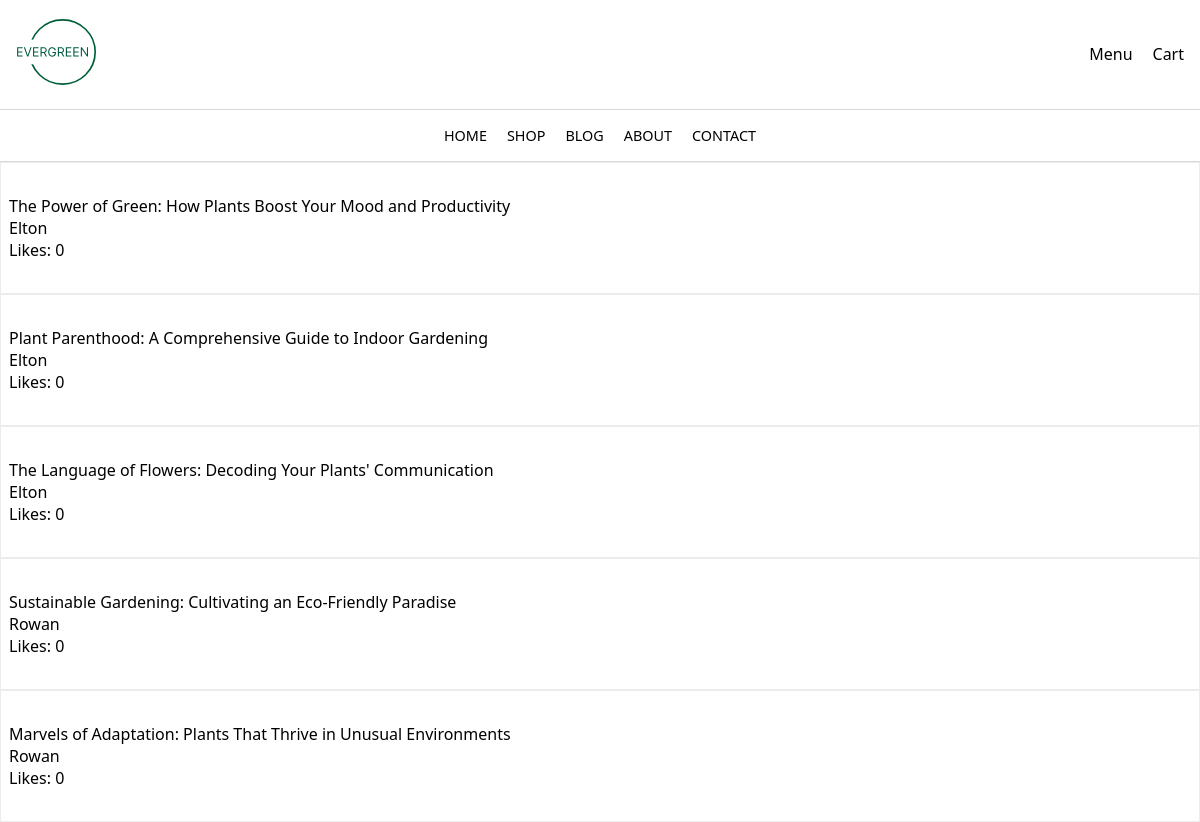
The app's page /Blog/blog.php with its own data.
### tables this page shows
CREATE TABLE `blogs` (
  `blog_id` char(36) NOT NULL,
  `blogCreator_id` char(36) NOT NULL,
  `blogCreator_name` varchar(255) NOT NULL,
  `blog_title` varchar(255) DEFAULT NULL,
  `blog_content` text DEFAULT NULL,
  `blog_rating` int(11) DEFAULT NULL
);

### Blog/blog.php (the view, shortened to what this page needs)
<!DOCTYPE html>
<html>
<head>
    <link rel="stylesheet" href="../global.css">
</head>
<body>
<?php
require '../Components/navbar.php';
$host = 'localhost';
$dbname = 'evergreen';
$user = 'root';
$password = '';
$conn = new mysqli($host, $user, $password, $dbname);
$sqlBlog = "SELECT * FROM blogs";
$result = $conn->query($sqlBlog);
if ($result && $result->num_rows > 0) {
    $blogs = $result->fetch_all(MYSQLI_ASSOC);
    foreach ($blogs as $blog) {
        echo '<div class="blog_item">';
        echo '<a href="blog_details.php?blog_id=' . $blog['blog_id'] . '">';
        echo $blog['blog_title'];
        echo '<br>';
        echo $blog['blogCreator_name'];
        echo '<br>';
        echo 'Likes: ' . $blog['blog_rating'];
        echo '</a>';
        echo '</div>';
    }
} else {
    echo "No blogs found.";
}
?>
</body>
</html>

### Components/navbar.php (shortened to what this page needs)
<div class='navbar'>
            <div class='navbar_top'>
                <div class='navbar_left'>
                    <a href='/'>
                    <img
                    class='logo'
                        src="../Assets/evergreen.svg"
                        alt="Picture of the author"
                    />
                    </a>
                </div>
                <div class='navbar_right'>
                    <div class="dropdown">
                        <p>Menu</p>
                    </div>
                    <a href='../Cart/cart.php'>
                    Cart
                    </a>
                </div>
            </div>
            <div class='navbar_bottom'>
                        <div class='page_bar'>
                            <a href='/' class='page_link'>HOME</a>
                            <a href='../Shop/shop.php' class='page_link'>SHOP</a>
                            <a href='../Blog/blog.php' class='page_link'>BLOG</a>
                            <a href='../About/about.php' class='page_link'>ABOUT</a>
                            <a href='/contact' class='page_link'>CONTACT</a>
                        </div>
            </div>
        </div>

### global.css (style rules this page uses)
* { box-sizing: border-box; }
body { margin: 0px; font-family: system-ui, -apple-system, BlinkMacSystemFont, 'Segoe UI', Roboto, Oxygen, Ubuntu, Cantarell, 'Open Sans', 'Helvetica Neue', sans-serif; }
p { margin: 0px; }
a { text-decoration: none; color: black; }
.logo { width: 5rem; object-fit: contain; }
.navbar { display: flex; flex-direction: column; align-items: center; padding: 0rem 0rem; background-color: white; }
.navbar_top { width: 100%; justify-content: space-between; align-items: center; display: flex; padding: 1.2rem 1rem; border-bottom: 1px solid rgba(128, 128, 128, 0.3); }
.navbar_right { display: flex; flex-direction: row; gap: 10px; align-items: center; }
.navbar_left { padding: 0rem; }
.navbar_bottom { width: 100%; display: flex; }
.page_bar { width: 100%; display: flex; gap: 20px; padding: 1rem 1rem; border-bottom: 1px solid rgba(128, 128, 128, 0.3); justify-content: center; }
.page_link { font-size: .9rem; white-space: nowrap; color: black; cursor: pointer; }
.dropdown { position: relative; display: inline-block; }
.blog_item { padding: 2rem .5rem; border: 1px solid rgba(128, 128, 128, 0.151); display: flex; flex-direction: column; justify-content: space-between; gap: 15px; color: black; }

### records on screen
blogs: blog_title "The Power of Green: How Plants Boost Your Mood and Productivity", blogCreator_name "Elton", blog_rating "0"
blogs: blog_title "Plant Parenthood: A Comprehensive Guide to Indoor Gardening", blogCreator_name "Elton", blog_rating "0"
blogs: blog_title "The Language of Flowers: Decoding Your Plants' Communication", blogCreator_name "Elton", blog_rating "0"
blogs: blog_title "Sustainable Gardening: Cultivating an Eco-Friendly Paradise", blogCreator_name "Rowan", blog_rating "0"
blogs: blog_title "Marvels of Adaptation: Plants That Thrive in Unusual Environments", blogCreator_name "Rowan", blog_rating "0"
